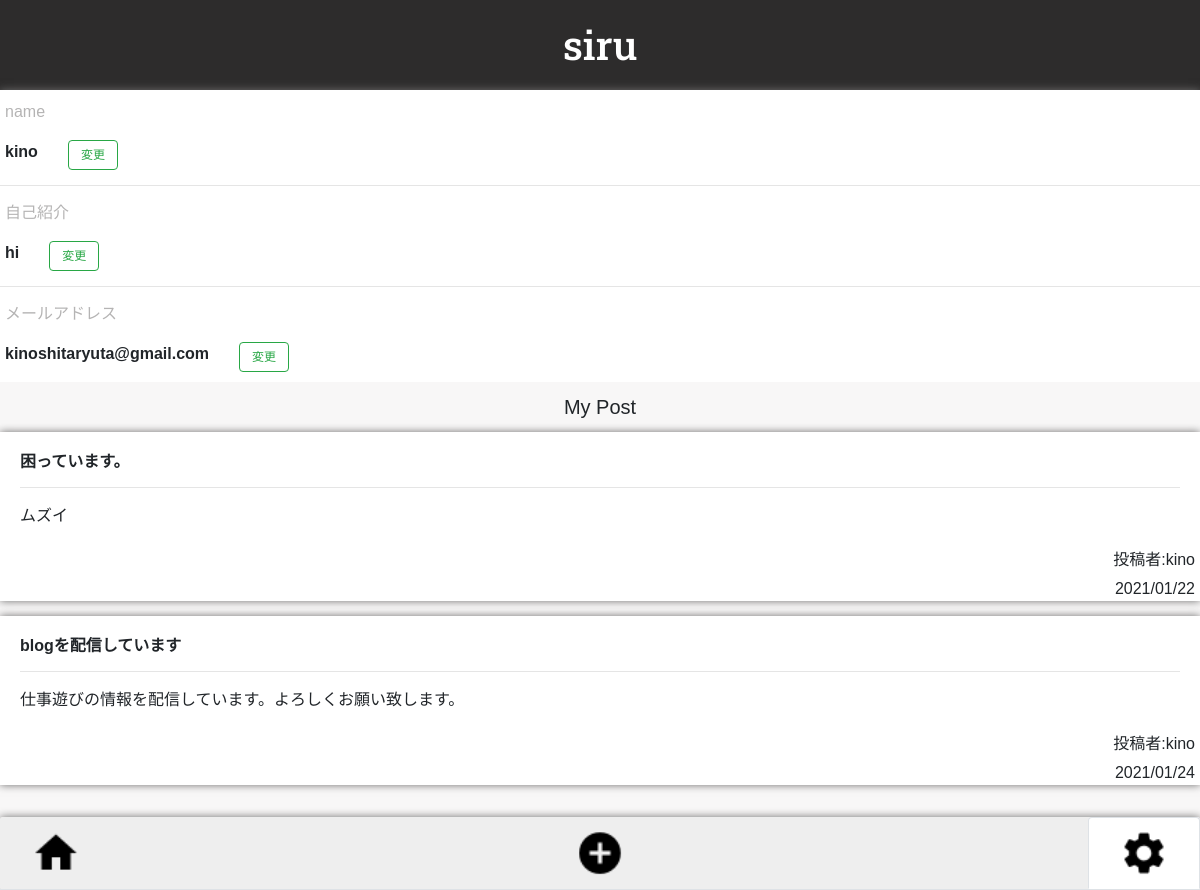
/account/user/Mypage/2/ (signed in), run on the app's committed database.
### accounts/models.py (models this page shows, shortened)
class User(AbstractBaseUser, PermissionsMixin):
    email = models.EmailField(max_length=254, unique=True)
    name = models.CharField(max_length=50, null=True, blank=True)
    username= models.CharField(max_length=30, null=False, blank=True)
    profile = models.TextField(max_length=300, null=False, blank=True)
    is_staff = models.BooleanField(default=False)
    is_superuser = models.BooleanField(default=False)
    is_active = models.BooleanField(default=True)
    last_login = models.DateTimeField(null=True, blank=True)
    date_joined = models.DateTimeField(auto_now_add=True)
    USERNAME_FIELD = 'email'
    EMAIL_FIELD = 'email'
    REQUIRED_FIELDS = []
    objects = UserManager()
    def __str__(self):
                return self.username

### post/models.py (models this page shows, shortened)
class Post(models.Model):
    author=models.ForeignKey(User,verbose_name='ユーザー',on_delete=models.SET_DEFAULT,default='退会済みのユーザー')
    title=models.CharField(max_length=100,verbose_name='タイトル',blank=False,null=False)
    text=models.TextField(max_length=2000,verbose_name='テキスト',blank=False,null=False)
    time=models.DateTimeField(verbose_name='投稿日',default=timezone.now)

### accounts/views.py (the view)
# urls.py: path('user/Mypage/<int:pk>/', views.MyPageView.as_view(), name='My-page'),
class MyPageView(LoginRequiredMixin,DetailView):
    template_name = 'account/user_my_page.html'
    model = User
    slug_field = 'username','profile'
    slug_url_kwarg = 'username','profile'

### accounts/templates/account/user_my_page.html (shortened to what this page needs)
{% extends 'siru/base.html' %}
{% load static %}
{% block body %}
<section class="my_page">
<p class="my_name">name</p>
<div class="my_page_username">
    <p class="user_info">{{ user.username }}</p>
    <a class="button_my_page" href="{% url 'user-change' %}">
    <button type="button" class="btn btn-outline-success" id="my_page_id_button">変更</button>
    </a>
</div>
<hr class="my_page_hr">
<p class="my_profile">自己紹介</p>
<div class="my_page_profile">
    <p class="user_info">{{ user.profile }}</p><a class="button_my_page" href="{% url 'user-change' %}">
    <button type="button" class="btn btn-outline-success" id="my_page_id_button">変更</button>
    </a>
</div>
<hr class="my_page_hr">
<p class="my_email">メールアドレス</p>
<div class="my_page_email">
    <p class="user_info">{{ user.email }}</p><a class="button_my_page" href="#">
    <button type="button" class="btn btn-outline-success" id="my_page_id_button">変更</button>
    </a>
</div>
</section>
<h5 class="my_page_h5">My Post</h5>
        {% for post in object.post_set.all %}
<section class="my_page_post">
  <div class="card-body">
    <h4 class="card-title">{{ post.title|truncatechars:20}}</h4>
      <hr>
    <p class="card-text">{{ post.text|truncatechars:50 }}</p>
  </div>
    <p class="card-author">投稿者:{{ post.author}}</p>
    <p class="card-time">{{ post.time|date:'Y/m/d' }}</p>
</section>
    {% endfor %}
      <footer>
        <div class="fixed-bottom">
            <nav class="footerNav sticky-bottom" >
                  <div class="nav nav-tabs" id="nav-tab" role="tablist">
                     <a class="nav-link" id="nav-home-tab" href="{% url 'home' %}" role="tab" ><img class="nav_img" src="{% static 'img/home.png' %}" alt="ホーム"></a>
                     <a class="nav-link" id="nav-add-tab"  href="{% url 'create' %}" ><img class="nav_img" src="{% static 'img/add.png' %}" alt="投稿"></a>
                     <a class="nav-link active" id="nav-set-tab" href="{% url 'set' %}" ><img class="nav_img" src="{% static 'img/set.png' %}" alt="設定"></a>
                  </div>
            </nav>
        </div>
    </footer>
{% endblock body %}

### static/css/main.css (style rules this page uses)
body { height: 100vh; width: 100%; margin: 0; padding: 0; font-family: 'Sawarabi Mincho', sans-serif; background: #f8f7f7; }
footer { height: 90px; }
a { color: black; }
.nav { justify-content: space-between; height: 100%; }
.nav_img { width: 50px; height: 50px; margin-left: 20px; margin-right: 20px; }
.footerNav { background: #eeeeee; padding: 0; width: 100%; border-radius: 2px; box-shadow: 0 0 8px #6d6c6c; margin-top: 10px; margin-bottom: 0; }
#nav-tab a { padding: 10px; }
.card-title { font-weight: bolder; font-size: 16px; }
.card-author { text-align: right; margin-right: 5px; margin-bottom: 5px; }
.card-text { text-align: left; margin-bottom: 30px; }
.card-time { text-align: right; margin-right: 5px; margin-bottom: 5px; }
.my_page { width: 100%; height: auto; background: #ffffff; box-shadow: 0 0 8px #6d6c6c; }
.my_name { padding-top: 10px; padding-left: 5px; color: #b5b4b4; }
.my_profile { padding-top: 10px; padding-left: 5px; color: #b5b4b4; }
.my_email { padding-top: 10px; padding-left: 5px; color: #b5b4b4; }
.my_page_username { display: flex; padding-left: 5px; }
.my_page_profile { display: flex; padding-left: 5px; }
.my_page_email { display: flex; padding-left: 5px; }
.button_my_page { margin-left: 30px; }
.user_info { font-size: 16px; font-weight:bolder; }
#my_page_id_button { height: 30px; width: 50px; font-size: 12px; line-height: 12px; }
.my_page_hr { margin-top: 5px; margin-bottom: 5px; }
.my_page_h5 { background: #f8f7f7; text-align: center; height: 50px; width: 100%; line-height: 50px; margin: 0; }
.my_page_post { background: #ffffff; box-shadow: 0 0 8px #6d6c6c; margin-bottom: 15px; }

### data on the page
User: username "kino", profile "hi", email "kinoshitaryuta@gmail.com"
Post: title "困っています。", text "ムズイ", author "kino", time "2021/01/22"
Post: title "blogを配信しています", text "仕事遊びの情報を配信しています。よろしくお願い致します。", author "kino", time "2021/01/24"
